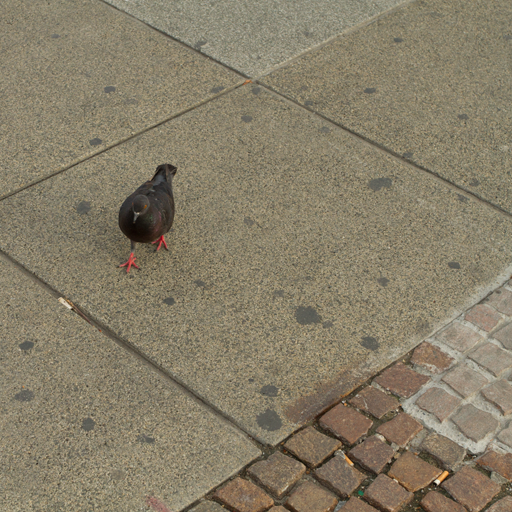
#> input picture Utility2/Inputs/original.png, 512 x 512 px
$ python BlockBuilder.py
#> lines starting #> are read from the running program, lines starting #| are printed output that depends on the picture
import numpy as np
import cv2
import os
import matplotlib.pyplot as plt

def build_blocks(image, block_size=8, step=1):
    """
    Splits an image into overlapping blocks.

    Returns:
        blocks: List of flattened block arrays
        positions: List of top-left coordinates for each block
    """
    h, w = image.shape[:2]
    blocks = []
    positions = []

    for y in range(0, h - block_size + 1, step):
        for x in range(0, w - block_size + 1, step):
            block = image[y:y + block_size, x:x + block_size]
            blocks.append(block.flatten())
            positions.append((x, y))

    return np.array(blocks), np.array(positions)

if __name__ == "__main__":
    # === Load image ===
    image_path = "Inputs/original.png"
    image = cv2.imread(image_path)
#> image is the input picture: shape (512, 512, 3); mean B, G, R 103.9, 125.5, 135

    if image is None:
        raise FileNotFoundError(f"[ERROR] Image not found at: {image_path}")

    gray = cv2.cvtColor(image, cv2.COLOR_BGR2GRAY)
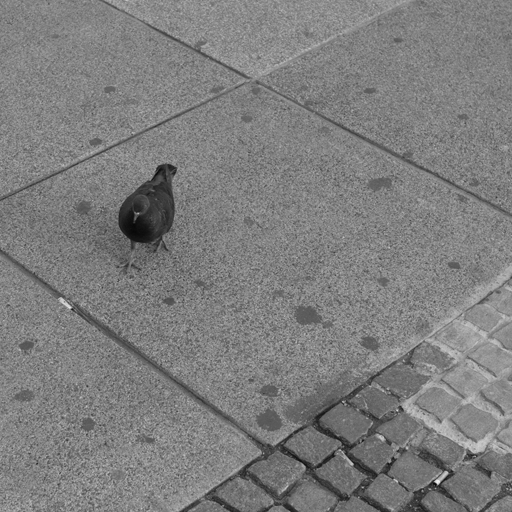
#> gray: shape (512, 512); min 6, max 238, mean 125.9

    # === Generate blocks ===
    blocks, positions = build_blocks(gray, block_size=8, step=4)
#> after the loop in build_blocks, `for y in range(0, h - block_size + 1, step):`: blocks = 16129 items; positions = 16129 pairs, first value 0 to 504, second value 0 to 504
    print(f"[INFO] Extracted {len(blocks)} blocks.")
#| [INFO] Extracted 16129 blocks.
    print("[INFO] First block position:", positions[0] if len(positions) > 0 else "No blocks")
#| [INFO] First block position: [0 0]

    # === Create visualization ===
    num_blocks_to_show = min(10, len(blocks))
#> num_blocks_to_show = 10
    if num_blocks_to_show == 0:
        print("[WARNING] No blocks to display.")
    else:
        fig, axs = plt.subplots(2, 5, figsize=(10, 5))
        fig.suptitle("First 10 Extracted Blocks")

        for i in range(10):
            if i < num_blocks_to_show:
                block_img = blocks[i].reshape(8, 8)
                axs[i // 5, i % 5].imshow(block_img, cmap='gray')
            axs[i // 5, i % 5].axis('off')

        plt.tight_layout()
        plt.subplots_adjust(top=0.85)
        plt.show()
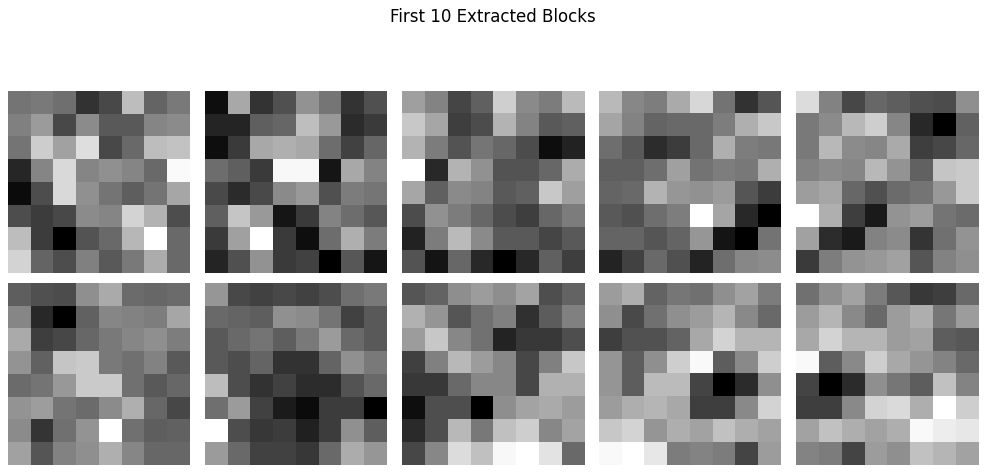
#> figure drawn by matplotlib, 10 panels

        # === Save visualization ===
        output_dir = os.path.join(os.path.dirname(__file__), "Outputs")
        os.makedirs(output_dir, exist_ok=True)
        output_path = os.path.join(output_dir, "sample_blocks.png")
        fig.savefig(output_path)
        print(f"[INFO] Sample block visualization saved at: {output_path}")
